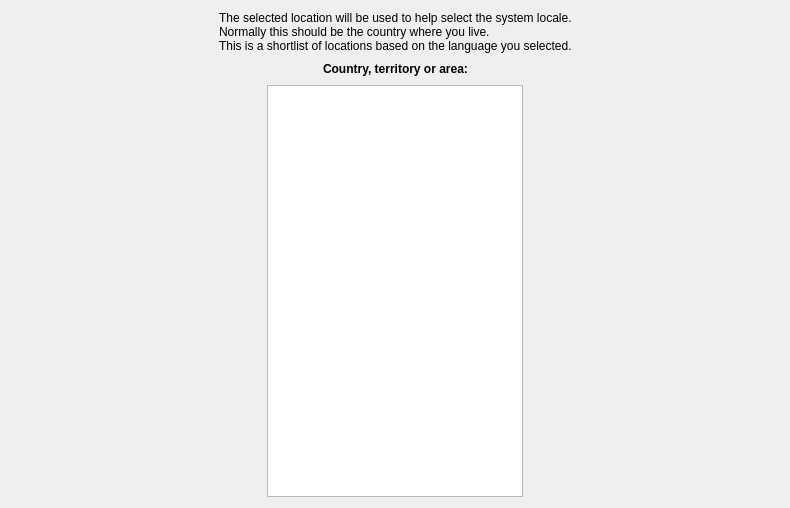
<?xml version="1.0" encoding="UTF-8"?>
<ui version="4.0">
 <class>Form</class>
 <widget class="QWidget" name="Form">
  <property name="geometry">
   <rect>
    <x>0</x>
    <y>0</y>
    <width>790</width>
    <height>508</height>
   </rect>
  </property>
  <property name="windowTitle">
   <string>Form</string>
  </property>
  <layout class="QVBoxLayout" name="verticalLayout">
   <item>
    <layout class="QHBoxLayout" name="horizontalLayout">
     <item>
      <spacer name="horizontalSpacer">
       <property name="orientation">
        <enum>Qt::Horizontal</enum>
       </property>
       <property name="sizeHint" stdset="0">
        <size>
         <width>40</width>
         <height>20</height>
        </size>
       </property>
      </spacer>
     </item>
     <item>
      <widget class="QLabel" name="label">
       <property name="text">
        <string>The selected location will be used to help select the system locale.
Normally this should be the country where you live.
This is a shortlist of locations based on the language you selected.</string>
       </property>
      </widget>
     </item>
     <item>
      <spacer name="horizontalSpacer_2">
       <property name="orientation">
        <enum>Qt::Horizontal</enum>
       </property>
       <property name="sizeHint" stdset="0">
        <size>
         <width>40</width>
         <height>20</height>
        </size>
       </property>
      </spacer>
     </item>
    </layout>
   </item>
   <item>
    <layout class="QHBoxLayout" name="horizontalLayout_2">
     <item>
      <spacer name="horizontalSpacer_3">
       <property name="orientation">
        <enum>Qt::Horizontal</enum>
       </property>
       <property name="sizeHint" stdset="0">
        <size>
         <width>40</width>
         <height>20</height>
        </size>
       </property>
      </spacer>
     </item>
     <item>
      <widget class="QLabel" name="label_2">
       <property name="font">
        <font>
         <weight>75</weight>
         <bold>true</bold>
        </font>
       </property>
       <property name="text">
        <string>Country, territory or area:</string>
       </property>
      </widget>
     </item>
     <item>
      <spacer name="horizontalSpacer_4">
       <property name="orientation">
        <enum>Qt::Horizontal</enum>
       </property>
       <property name="sizeHint" stdset="0">
        <size>
         <width>40</width>
         <height>20</height>
        </size>
       </property>
      </spacer>
     </item>
    </layout>
   </item>
   <item>
    <layout class="QHBoxLayout" name="horizontalLayout_3">
     <item>
      <spacer name="horizontalSpacer_5">
       <property name="orientation">
        <enum>Qt::Horizontal</enum>
       </property>
       <property name="sizeHint" stdset="0">
        <size>
         <width>40</width>
         <height>20</height>
        </size>
       </property>
      </spacer>
     </item>
     <item>
      <widget class="QListView" name="lvTerritories"/>
     </item>
     <item>
      <spacer name="horizontalSpacer_6">
       <property name="orientation">
        <enum>Qt::Horizontal</enum>
       </property>
       <property name="sizeHint" stdset="0">
        <size>
         <width>40</width>
         <height>20</height>
        </size>
       </property>
      </spacer>
     </item>
    </layout>
   </item>
  </layout>
 </widget>
 <resources/>
 <connections/>
</ui>
